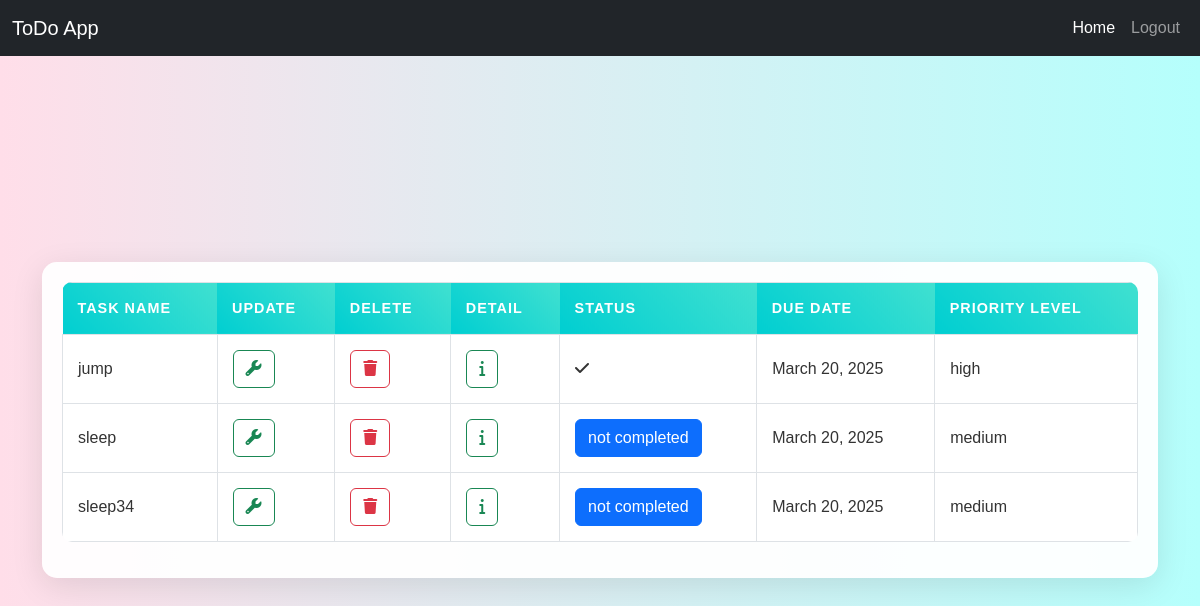
Page /taskview/ (signed in) on the committed database.
### myapp/models.py (models this page shows)
class TaskModel(models.Model):
    task_name=models.CharField(max_length=50,null=True)
    created_date=models.DateField(auto_now_add=True,null=True)
    is_completed=models.BooleanField(default=False,null=True)
    user_id=models.ForeignKey(User,on_delete=models.CASCADE,null=True)
    priority=[
        ('high','high'),
        ('medium','medium'),
        ('low','low')
    ]
    priority_level=models.CharField(max_length=100,choices=priority,null=True)
    due_date=models.DateField(null=True)

### myapp/views.py (the view)
# urls.py: path('taskview/',views.TaskAll.as_view(),name='viewall'),
class TaskAll(View):
    def get(self,request):
        data=TaskModel.objects.filter(user_id=request.user)
        return render(request,"taskview.html",{'data':data})

### myapp/templates/taskview.html (shortened to what this page needs)
<!DOCTYPE html>
<html lang="en">
<head>
    <link href="https://cdn.jsdelivr.net/npm/bootstrap@5.3.3/dist/css/bootstrap.min.css"
          rel="stylesheet"
>
    <link rel="stylesheet" href="https://cdnjs.cloudflare.com/ajax/libs/font-awesome/6.7.2/css/all.min.css" />
</head>
<body>
    <nav class="navbar navbar-expand-lg navbar-dark bg-dark fixed-top">
        <div class="container-fluid">
            <a class="navbar-brand" href="#">ToDo App</a>
            <div class="collapse navbar-collapse" id="navbarNav">
                <ul class="navbar-nav ms-auto">
                    <li class="nav-item">
                        <a class="nav-link active" aria-current="page" href="{%url 'create' %}">Home</a>
                    </li>
                    <li class="nav-item">
                        <a class="nav-link" href="{%url 'logout' %}">Logout</a>
                    </li>
                </ul>
            </div>
        </div>
    </nav>
    <div class="container d-flex justify-content-center align-items-center vh-100">
        <div class="table-container">
            <table class="table table-hover table-bordered">
                <thead>
                    <tr>
                        <th scope="col">Task Name</th>
                        <th scope="col">Update</th>
                        <th scope="col">Delete</th>
                        <th scope="col">Detail</th>
                        <th scope="col">Status</th>
                        <th scope="col">Due Date</th>
                        <th scope="col">Priority Level</th>
                    </tr>
                </thead>
                <tbody>
                    {% for i in data %}
                    <tr>
                        <td>{{ i.task_name }}</td>
                        <td><a href="{% url 'update' i.id%}" class="btn btn-outline-success"><i class="fa-solid fa-wrench"></i></a></td>
                        <td><a href="{%url 'delete' i.id%}" class="btn btn-outline-danger"><i class="fa-solid fa-trash"></i></a></td>
                        <td><a href="{%url 'detail' i.id%}" class="btn btn-outline-success"><i class="fa-solid fa-info"></i></a></td>
                        {% if i.is_completed == False %}
                        <td><a href="{%url 'status' i.id%}" class="btn btn-primary">not completed</a></td>
                        {% else %}
                        <td><i class="fa-solid fa-check"></i></td>
                        {% endif %}
                        <td>{{i.due_date}}</td>
                        <td>{{i.priority_level}}</td>
                    </tr>
                    {% endfor %}
                </tbody>
            </table>
        </div>
    </div>
</body>
</html>

### myapp/templates/taskview.html (style rules this page uses)
body { background: linear-gradient(to right, #FFDEE9, #B5FFFC); min-height: 100vh; margin: 0; padding: 20px 0; font-family: 'Poppins', sans-serif; }
.table-container { background: rgba(255, 255, 255, 0.95); border-radius: 15px; box-shadow: 0 8px 32px rgba(0, 0, 0, 0.1); padding: 20px; max-width: 1200px; width: 100%; }
.table { border-radius: 10px; overflow: hidden; }
.table th { background: linear-gradient(45deg, #00ced1, #40e0d0); color: white; border: none; padding: 15px; text-transform: uppercase; font-size: 0.9rem; letter-spacing: 1px; }
.table td { background: rgba(255, 255, 255, 0.9); color: #333; padding: 15px; vertical-align: middle; transition: background 0.3s ease; }

### rows in the picture
TaskModel: task_name "jump", is_completed True (drawn), due_date "March 20, 2025", priority_level "high"
TaskModel: task_name "sleep", is_completed "not completed", due_date "March 20, 2025", priority_level "medium"
TaskModel: task_name "sleep34", is_completed "not completed", due_date "March 20, 2025", priority_level "medium"
